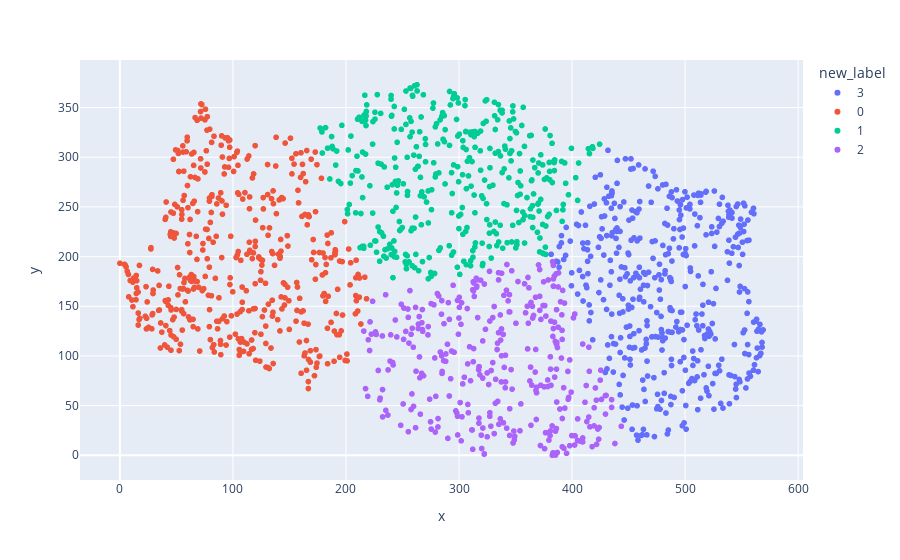

Notebook source saved alongside this figure:
### Code cell
import plotly.express as px
px.scatter(res_df, x="x", y="y", color="new_label", hover_name="track_id", hover_data=["genre"])

### Figure 1 — Plotly figure (JSON) as saved in the notebook; plotly's stock layout.template omitted (floating-point values rounded to 4 significant figures; data arrays with more than 128 entries replaced by an {"elided": "..."} marker saying what was removed)
{"data": [{"customdata": {"elided": "436x1 str values"}, "hoverlabel": {"namelength": 0}, "hovertemplate": "<b>%{hovertext}</b><br><br>new_label=3<br>x=%{x}<br>y=%{y}<br>genre=%{customdata[0]}", "hovertext": {"elided": "436 int values"}, "legendgroup": "3", "marker": {"color": "#636efa", "symbol": "circle"}, "mode": "markers", "name": "3", "showlegend": true, "type": "scattergl", "x": {"elided": "436 float values"}, "xaxis": "x", "y": {"elided": "436 float values"}, "yaxis": "y"}, {"customdata": {"elided": "451x1 str values"}, "hoverlabel": {"namelength": 0}, "hovertemplate": "<b>%{hovertext}</b><br><br>new_label=0<br>x=%{x}<br>y=%{y}<br>genre=%{customdata[0]}", "hovertext": {"elided": "451 int values"}, "legendgroup": "0", "marker": {"color": "#EF553B", "symbol": "circle"}, "mode": "markers", "name": "0", "showlegend": true, "type": "scattergl", "x": {"elided": "451 float values"}, "xaxis": "x", "y": {"elided": "451 float values"}, "yaxis": "y"}, {"customdata": {"elided": "382x1 str values"}, "hoverlabel": {"namelength": 0}, "hovertemplate": "<b>%{hovertext}</b><br><br>new_label=1<br>x=%{x}<br>y=%{y}<br>genre=%{customdata[0]}", "hovertext": {"elided": "382 int values"}, "legendgroup": "1", "marker": {"color": "#00cc96", "symbol": "circle"}, "mode": "markers", "name": "1", "showlegend": true, "type": "scattergl", "x": {"elided": "382 float values"}, "xaxis": "x", "y": {"elided": "382 float values"}, "yaxis": "y"}, {"customdata": {"elided": "331x1 str values"}, "hoverlabel": {"namelength": 0}, "hovertemplate": "<b>%{hovertext}</b><br><br>new_label=2<br>x=%{x}<br>y=%{y}<br>genre=%{customdata[0]}", "hovertext": {"elided": "331 int values"}, "legendgroup": "2", "marker": {"color": "#ab63fa", "symbol": "circle"}, "mode": "markers", "name": "2", "showlegend": true, "type": "scattergl", "x": {"elided": "331 float values"}, "xaxis": "x", "y": {"elided": "331 float values"}, "yaxis": "y"}], "layout": {"legend": {"title": {"text": "new_label"}, "tracegroupgap": 0}, "margin": {"t": 60}, "xaxis": {"anchor": "y", "domain": [0, 1], "title": {"text": "x"}}, "yaxis": {"anchor": "x", "domain": [0, 1], "title": {"text": "y"}}}}
